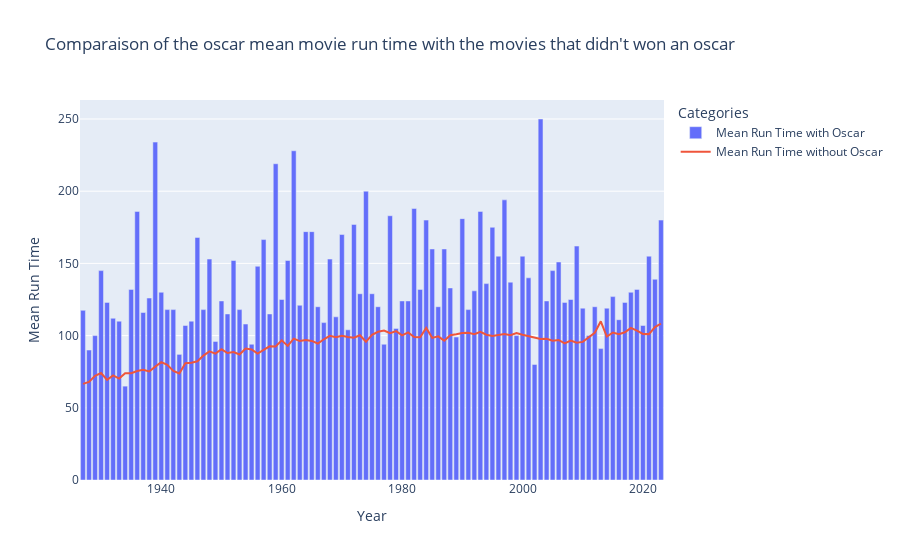

Here is the notebook cell this chart was saved with:
### Code cell
fig = go.Figure()
fig.add_trace(
    go.Bar(
        x=mean_run_time['year'],
        y=mean_run_time['mean run time with oscar'],
        name="Mean Run Time with Oscar"
    )
)

fig.add_trace(
    go.Scatter(
        x=mean_run_time['year'],
        y=mean_run_time['mean run time without oscar'],
        name="Mean Run Time without Oscar"
    )
)

fig.update_layout(
    title="Comparaison of the oscar mean movie run time with the movies that didn't won an oscar",
    xaxis_title="Year",
    yaxis_title="Mean Run Time",
    barmode="overlay", 
    legend_title="Categories"
)


fig.show()
